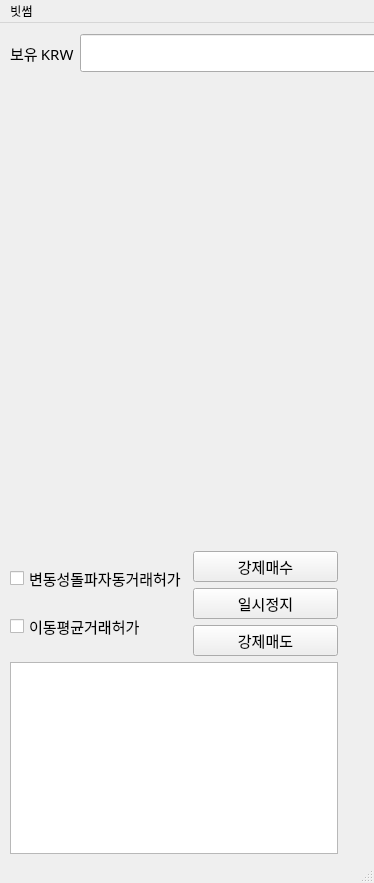
<?xml version="1.0" encoding="UTF-8"?>
<ui version="4.0">
 <class>MainWindow</class>
 <widget class="QMainWindow" name="MainWindow">
  <property name="geometry">
   <rect>
    <x>0</x>
    <y>0</y>
    <width>374</width>
    <height>883</height>
   </rect>
  </property>
  <property name="windowTitle">
   <string>MainWindow</string>
  </property>
  <widget class="QWidget" name="centralwidget">
   <widget class="QWidget" name="verticalLayoutWidget">
    <property name="geometry">
     <rect>
      <x>10</x>
      <y>50</y>
      <width>328</width>
      <height>781</height>
     </rect>
    </property>
    <layout class="QVBoxLayout" name="verticalLayout_2">
     <item>
      <widget class="OverviewWidget" name="widget" native="true">
       <property name="sizePolicy">
        <sizepolicy hsizetype="Preferred" vsizetype="Preferred">
         <horstretch>0</horstretch>
         <verstretch>0</verstretch>
        </sizepolicy>
       </property>
      </widget>
     </item>
     <item>
      <widget class="QChartView" name="widget_4" native="true">
       <property name="sizePolicy">
        <sizepolicy hsizetype="Preferred" vsizetype="Preferred">
         <horstretch>0</horstretch>
         <verstretch>0</verstretch>
        </sizepolicy>
       </property>
      </widget>
     </item>
     <item>
      <widget class="OrderbookWidget" name="widget_5" native="true">
       <property name="sizePolicy">
        <sizepolicy hsizetype="Preferred" vsizetype="Preferred">
         <horstretch>0</horstretch>
         <verstretch>0</verstretch>
        </sizepolicy>
       </property>
      </widget>
     </item>
     <item>
      <widget class="tInfo2" name="widget_6" native="true"/>
     </item>
     <item>
      <layout class="QHBoxLayout" name="horizontalLayout_2">
       <item>
        <layout class="QVBoxLayout" name="verticalLayout_4">
         <item>
          <widget class="QCheckBox" name="checkBox_2">
           <property name="font">
            <font>
             <family>맑은 고딕</family>
             <pointsize>11</pointsize>
            </font>
           </property>
           <property name="text">
            <string>변동성돌파자동거래허가</string>
           </property>
          </widget>
         </item>
         <item>
          <widget class="QCheckBox" name="checkBox">
           <property name="font">
            <font>
             <family>맑은 고딕</family>
             <pointsize>11</pointsize>
            </font>
           </property>
           <property name="text">
            <string>이동평균거래허가</string>
           </property>
          </widget>
         </item>
        </layout>
       </item>
       <item>
        <layout class="QVBoxLayout" name="verticalLayout_3">
         <item>
          <widget class="QPushButton" name="pushButton_3">
           <property name="font">
            <font>
             <family>맑은 고딕</family>
             <pointsize>11</pointsize>
            </font>
           </property>
           <property name="text">
            <string>강제매수</string>
           </property>
          </widget>
         </item>
         <item>
          <widget class="QPushButton" name="pushButton_2">
           <property name="font">
            <font>
             <family>맑은 고딕</family>
             <pointsize>11</pointsize>
            </font>
           </property>
           <property name="text">
            <string>일시정지</string>
           </property>
          </widget>
         </item>
         <item>
          <widget class="QPushButton" name="pushButton">
           <property name="font">
            <font>
             <family>맑은 고딕</family>
             <pointsize>11</pointsize>
            </font>
           </property>
           <property name="text">
            <string>강제매도</string>
           </property>
          </widget>
         </item>
        </layout>
       </item>
      </layout>
     </item>
     <item>
      <widget class="QTextEdit" name="textEdit_2">
       <property name="sizePolicy">
        <sizepolicy hsizetype="Preferred" vsizetype="Minimum">
         <horstretch>0</horstretch>
         <verstretch>0</verstretch>
        </sizepolicy>
       </property>
      </widget>
     </item>
    </layout>
   </widget>
   <widget class="QWidget" name="horizontalLayoutWidget">
    <property name="geometry">
     <rect>
      <x>10</x>
      <y>10</y>
      <width>1031</width>
      <height>41</height>
     </rect>
    </property>
    <layout class="QHBoxLayout" name="horizontalLayout">
     <item>
      <widget class="QLabel" name="label_19">
       <property name="sizePolicy">
        <sizepolicy hsizetype="Fixed" vsizetype="Preferred">
         <horstretch>0</horstretch>
         <verstretch>0</verstretch>
        </sizepolicy>
       </property>
       <property name="font">
        <font>
         <family>맑은 고딕</family>
         <pointsize>11</pointsize>
        </font>
       </property>
       <property name="text">
        <string>보유 KRW</string>
       </property>
      </widget>
     </item>
     <item>
      <widget class="QLineEdit" name="lineEdit_boyuKRW">
       <property name="font">
        <font>
         <family>맑은 고딕</family>
         <pointsize>16</pointsize>
        </font>
       </property>
       <property name="alignment">
        <set>Qt::AlignRight|Qt::AlignTrailing|Qt::AlignVCenter</set>
       </property>
      </widget>
     </item>
    </layout>
   </widget>
  </widget>
  <widget class="QMenuBar" name="menubar">
   <property name="geometry">
    <rect>
     <x>0</x>
     <y>0</y>
     <width>374</width>
     <height>21</height>
    </rect>
   </property>
   <widget class="QMenu" name="menu">
    <property name="title">
     <string>빗썸</string>
    </property>
    <addaction name="actionLog_In"/>
    <addaction name="actionLog_Out"/>
    <addaction name="separator"/>
    <addaction name="actionTicker_Select"/>
    <addaction name="separator"/>
    <addaction name="actionGaip"/>
   </widget>
   <addaction name="menu"/>
  </widget>
  <widget class="QStatusBar" name="statusbar"/>
  <action name="actionLog_In">
   <property name="icon">
    <iconset>
     <normaloff>gLed.png</normaloff>gLed.png</iconset>
   </property>
   <property name="text">
    <string>로그인</string>
   </property>
   <property name="font">
    <font>
     <family>맑은 고딕</family>
     <pointsize>11</pointsize>
    </font>
   </property>
  </action>
  <action name="actionLog_Out">
   <property name="icon">
    <iconset>
     <normaloff>rLed.png</normaloff>rLed.png</iconset>
   </property>
   <property name="text">
    <string>Log Out</string>
   </property>
  </action>
  <action name="actionTicker_Select">
   <property name="icon">
    <iconset>
     <normaloff>1.ico</normaloff>1.ico</iconset>
   </property>
   <property name="text">
    <string>코인선택</string>
   </property>
  </action>
  <action name="actionGaip">
   <property name="icon">
    <iconset>
     <normaloff>3.ico</normaloff>3.ico</iconset>
   </property>
   <property name="text">
    <string>회원등록</string>
   </property>
  </action>
 </widget>
 <customwidgets>
  <customwidget>
   <class>QChartView</class>
   <extends>QWidget</extends>
   <header>PyQt5.QtChart</header>
   <container>1</container>
  </customwidget>
  <customwidget>
   <class>OrderbookWidget</class>
   <extends>QWidget</extends>
   <header>orderbook</header>
   <container>1</container>
  </customwidget>
  <customwidget>
   <class>OverviewWidget</class>
   <extends>QWidget</extends>
   <header>overview</header>
   <container>1</container>
  </customwidget>
  <customwidget>
   <class>tInfo2</class>
   <extends>QWidget</extends>
   <header>tinfo2.h</header>
   <container>1</container>
  </customwidget>
 </customwidgets>
 <resources/>
 <connections/>
</ui>
